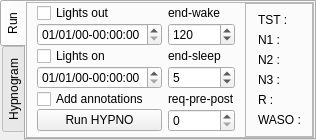
       <widget class="QWidget" name="tab_hypno_2">
        <attribute name="title">
         <string>Original</string>
        </attribute>
        <layout class="QHBoxLayout" name="horizontalLayout">
         <property name="spacing">
          <number>0</number>
         </property>
         <property name="leftMargin">
          <number>0</number>
         </property>
         <property name="topMargin">
          <number>0</number>
         </property>
         <property name="rightMargin">
          <number>0</number>
         </property>
         <property name="bottomMargin">
          <number>0</number>
         </property>
         <item>
          <widget class="QTabWidget" name="widg1">
           <property name="tabPosition">
            <enum>QTabWidget::TabPosition::West</enum>
           </property>
           <property name="currentIndex">
            <number>0</number>
           </property>
           <widget class="QWidget" name="tab_run">
            <attribute name="title">
             <string>Run</string>
            </attribute>
            <layout class="QHBoxLayout" name="horizontalLayout_3" stretch="0">
             <property name="leftMargin">
              <number>0</number>
             </property>
             <property name="topMargin">
              <number>0</number>
             </property>
             <property name="rightMargin">
              <number>0</number>
             </property>
             <property name="bottomMargin">
              <number>0</number>
             </property>
             <item>
              <widget class="QFrame" name="frame_9">
               <property name="frameShape">
                <enum>QFrame::Shape::StyledPanel</enum>
               </property>
               <property name="frameShadow">
                <enum>QFrame::Shadow::Raised</enum>
               </property>
               <layout class="QHBoxLayout" name="horizontalLayout_23" stretch="0,0">
                <property name="spacing">
                 <number>0</number>
                </property>
                <property name="leftMargin">
                 <number>0</number>
                </property>
                <property name="topMargin">
                 <number>0</number>
                </property>
                <property name="rightMargin">
                 <number>0</number>
                </property>
                <property name="bottomMargin">
                 <number>0</number>
                </property>
                <item>
                 <widget class="QFrame" name="frame_4">
                  <layout class="QGridLayout" name="gridLayout_4">
                   <property name="leftMargin">
                    <number>10</number>
                   </property>
                   <property name="topMargin">
                    <number>0</number>
                   </property>
                   <property name="rightMargin">
                    <number>10</number>
                   </property>
                   <property name="bottomMargin">
                    <number>0</number>
                   </property>
                   <property name="horizontalSpacing">
                    <number>-1</number>
                   </property>
                   <property name="verticalSpacing">
                    <number>0</number>
                   </property>
                   <item row="7" column="2">
                    <widget class="QSpinBox" name="spin_req_pre_post"/>
                   </item>
                   <item row="0" column="2">
                    <widget class="QLabel" name="label_13">
                     <property name="text">
                      <string>end-wake</string>
                     </property>
                    </widget>
                   </item>
                   <item row="4" column="1">
                    <widget class="QCheckBox" name="check_lights_on">
                     <property name="text">
                      <string>Lights on</string>
                     </property>
                    </widget>
                   </item>
                   <item row="0" column="1">
                    <widget class="QCheckBox" name="check_lights_out">
                     <property name="text">
                      <string>Lights out</string>
                     </property>
                    </widget>
                   </item>
                   <item row="3" column="1">
                    <widget class="QDateTimeEdit" name="dt_lights_out">
                     <property name="dateTime">
                      <datetime>
                       <hour>0</hour>
                       <minute>0</minute>
                       <second>0</second>
                       <year>2000</year>
                       <month>1</month>
                       <day>1</day>
                      </datetime>
                     </property>
                     <property name="currentSection">
                      <enum>QDateTimeEdit::Section::DaySection</enum>
                     </property>
                     <property name="displayFormat">
                      <string>dd/MM/yy-HH:mm:ss</string>
                     </property>
                    </widget>
                   </item>
                   <item row="4" column="2">
                    <widget class="QLabel" name="label_14">
                     <property name="text">
                      <string>end-sleep</string>
                     </property>
                    </widget>
                   </item>
                   <item row="5" column="2">
                    <widget class="QSpinBox" name="spin_end_sleep">
                     <property name="maximum">
                      <number>9999</number>
                     </property>
                     <property name="value">
                      <number>5</number>
                     </property>
                    </widget>
                   </item>
                   <item row="7" column="1">
                    <widget class="QPushButton" name="butt_calc_hypnostats">
                     <property name="text">
                      <string>Run HYPNO</string>
                     </property>
                    </widget>
                   </item>
                   <item row="5" column="1">
                    <widget class="QDateTimeEdit" name="dt_lights_on">
                     <property name="currentSection">
                      <enum>QDateTimeEdit::Section::DaySection</enum>
                     </property>
                     <property name="displayFormat">
                      <string>dd/MM/yy-HH:mm:ss</string>
                     </property>
                    </widget>
                   </item>
                   <item row="6" column="1">
                    <widget class="QCheckBox" name="check_hypno_annots">
                     <property name="text">
                      <string>Add annotations</string>
                     </property>
                    </widget>
                   </item>
                   <item row="3" column="2">
                    <widget class="QSpinBox" name="spin_end_wake">
                     <property name="maximum">
                      <number>9999</number>
                     </property>
                     <property name="value">
                      <number>120</number>
                     </property>
                    </widget>
                   </item>
                   <item row="6" column="2">
                    <widget class="QLabel" name="label_15">
                     <property name="text">
                      <string>req-pre-post</string>
                     </property>
                    </widget>
                   </item>
                  </layout>
                 </widget>
                </item>
                <item>
                 <widget class="QFrame" name="frame_19">
                  <property name="frameShape">
                   <enum>QFrame::Shape::StyledPanel</enum>
                  </property>
                  <property name="frameShadow">
                   <enum>QFrame::Shadow::Raised</enum>
                  </property>
                  <layout class="QVBoxLayout" name="verticalLayout_20">
                   <property name="leftMargin">
                    <number>12</number>
                   </property>
                   <item>
                    <widget class="QLabel" name="hyp_TST">
                     <property name="text">
                      <string>TST :</string>
                     </property>
                    </widget>
                   </item>
                   <item>
                    <widget class="QLabel" name="hyp_N1">
                     <property name="text">
                      <string>N1 :</string>
                     </property>
                    </widget>
                   </item>
                   <item>
                    <widget class="QLabel" name="hyp_N2">
                     <property name="text">
                      <string>N2 :</string>
                     </property>
                    </widget>
                   </item>
                   <item>
                    <widget class="QLabel" name="hyp_N3">
                     <property name="text">
                      <string>N3 :</string>
                     </property>
                    </widget>
                   </item>
                   <item>
                    <widget class="QLabel" name="hyp_R">
                     <property name="text">
                      <string>R :</string>
                     </property>
                    </widget>
                   </item>
                   <item>
                    <widget class="QLabel" name="hyp_WASO">
                     <property name="text">
                      <string>WASO :</string>
                     </property>
                    </widget>
                   </item>
                  </layout>
                 </widget>
                </item>
               </layout>
              </widget>
             </item>
            </layout>
           </widget>
           <widget class="QWidget" name="tab_hypno">
            <attribute name="title">
             <string>Hypnogram</string>
            </attribute>
            <layout class="QVBoxLayout" name="verticalLayout_8">
             <property name="spacing">
              <number>0</number>
             </property>
             <property name="leftMargin">
              <number>0</number>
             </property>
             <property name="topMargin">
              <number>0</number>
             </property>
             <property name="rightMargin">
              <number>0</number>
             </property>
             <property name="bottomMargin">
              <number>0</number>
             </property>
             <item>
              <widget class="QFrame" name="host_hypnogram"/>
             </item>
            </layout>
           </widget>
          </widget>
         </item>
        </layout>
       </widget>
